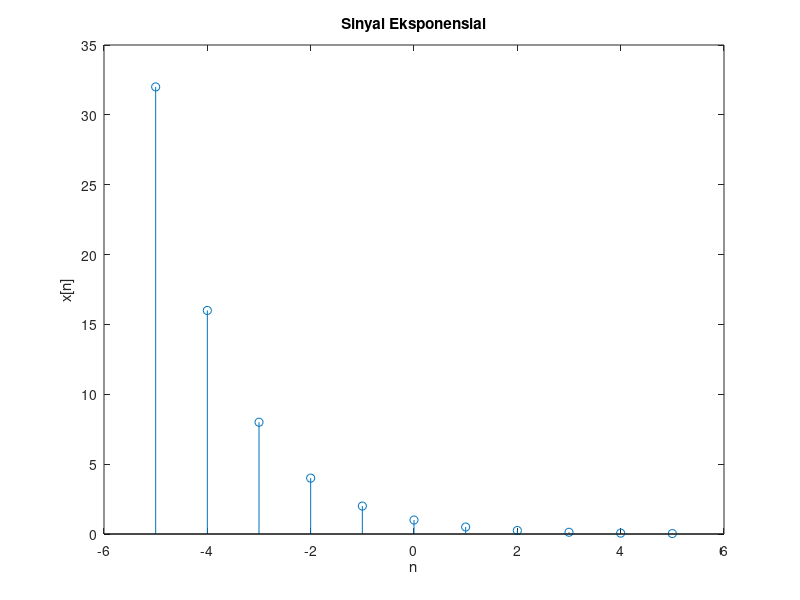

MATLAB code to generate this figure:
%created by aditya Ervansyah

clc
clear all

a=0.5
n1=-5;
n2=5;
n =[n1:n2]
x=a.^n
stem(n,x);
title('Sinyal Eksponensial')
xlabel('n')
ylabel('x[n]')